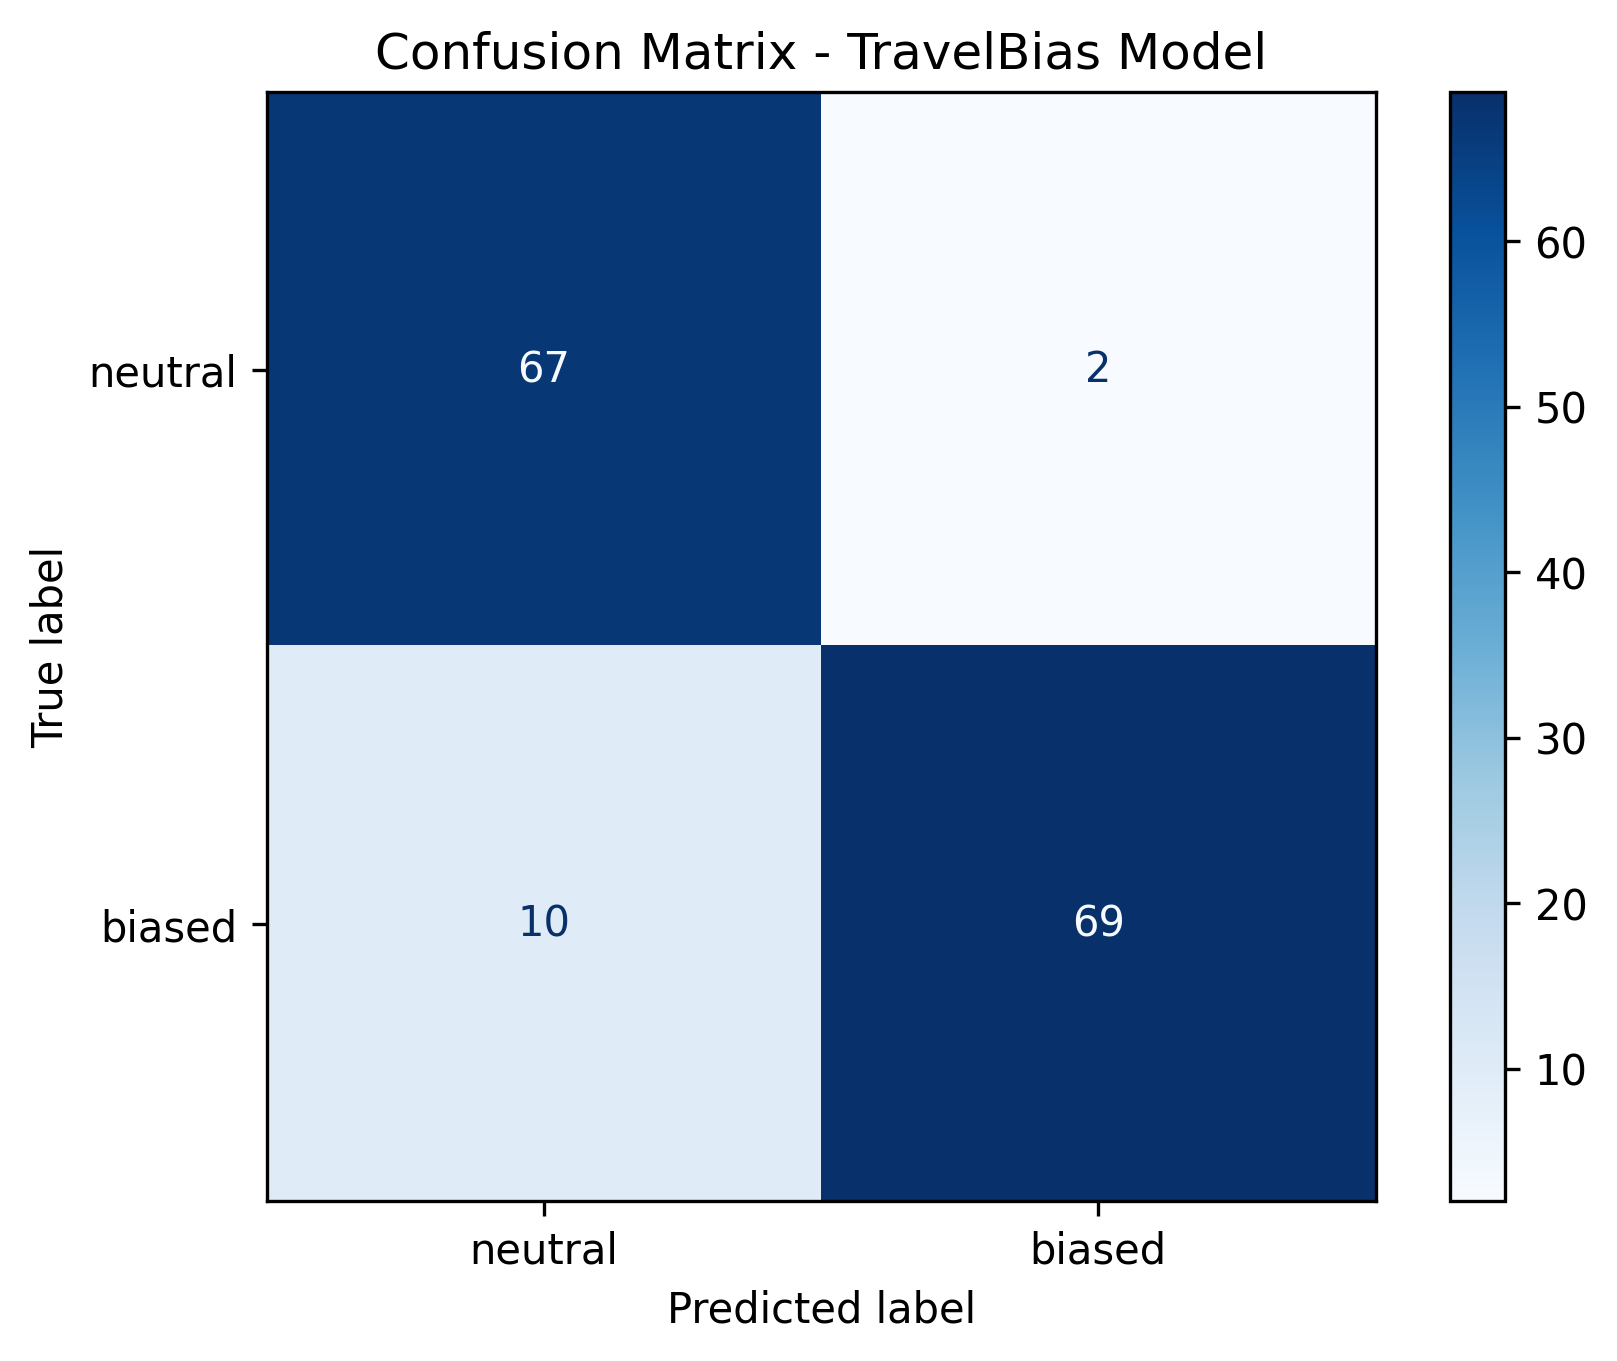

Source code (Python):
"""
plot_confusion_matrix.py

功能:
    - 加载你训练好的 improved_roberta 模型
    - 在 test_ds 上跑预测
    - 生成并保存混淆矩阵 plot_confusion_matrix.png

运行方式:
    python plot_confusion_matrix.py
"""

import os
import json
import numpy as np
import matplotlib.pyplot as plt
from sklearn.metrics import confusion_matrix, ConfusionMatrixDisplay

import torch
from datasets import Dataset
from transformers import (
    AutoTokenizer,
    AutoModelForSequenceClassification,
    Trainer,
    TrainingArguments
)


# ============================================================
# 1. 数据加载（保持与你训练脚本一致）
# ============================================================

# DATA_PATH = "data_travel_bias/travel_bias_hard_v2.jsonl"
DATA_PATH = "Travelbias_dataset/merged_dataset.jsonl"
data_list = []
with open(DATA_PATH, "r") as f:
    for line in f:
        if line.strip():
            data_list.append(json.loads(line))

dataset = Dataset.from_list(data_list)
dataset = dataset.train_test_split(test_size=0.2, seed=42)
train_val = dataset["train"].train_test_split(test_size=0.2, seed=42)

test_ds = dataset["test"]   # 只需要 test


# ============================================================
# 2. Tokenizer & preprocess（与训练完全一致）
# ============================================================

# MODEL_DIR = "results/improved_roberta/checkpoint-129"   # 训练保存目录
MODEL_DIR = "results/improved_roberta_merge/checkpoint-118" #merged
MODEL_NAME = "roberta-large"

tokenizer = AutoTokenizer.from_pretrained(MODEL_NAME)

def preprocess(batch):
    enc = tokenizer(
        batch["text"],
        truncation=True,
        padding="max_length",
        max_length=128
    )
    enc["labels"] = batch["label"]
    return enc

test_ds = test_ds.map(preprocess, remove_columns=test_ds.column_names)
test_ds.set_format("torch")


# ============================================================
# 3. 加载模型
# ============================================================

model = AutoModelForSequenceClassification.from_pretrained(MODEL_DIR)


# ============================================================
# 4. 创建 Trainer（只为了 predict）
# ============================================================

args = TrainingArguments(
    output_dir="tmp_confusion",
    per_device_eval_batch_size=8,
    report_to="none"
)

trainer = Trainer(
    model=model,
    args=args,
    tokenizer=tokenizer,
)


# ============================================================
# 5. Predict → preds / labels
# ============================================================

pred_output = trainer.predict(test_ds)
logits = pred_output.predictions
labels = pred_output.label_ids
preds = np.argmax(logits, axis=1)

print("Labels shape:", labels.shape)
print("Preds shape:", preds.shape)


# ============================================================
# 6. Plot Confusion Matrix
# ============================================================

class_names = ["neutral", "biased"]  # 你可以改为你的实际标签顺序

cm = confusion_matrix(labels, preds)
disp = ConfusionMatrixDisplay(confusion_matrix=cm, display_labels=class_names)

plt.figure(figsize=(6, 6))
disp.plot(cmap="Blues", values_format="d")
plt.title("Confusion Matrix - TravelBias Model")
plt.savefig("plot_confusion_matrix.png", dpi=300, bbox_inches="tight")
plt.close()

print("\n[Saved] plot_confusion_matrix.png")

